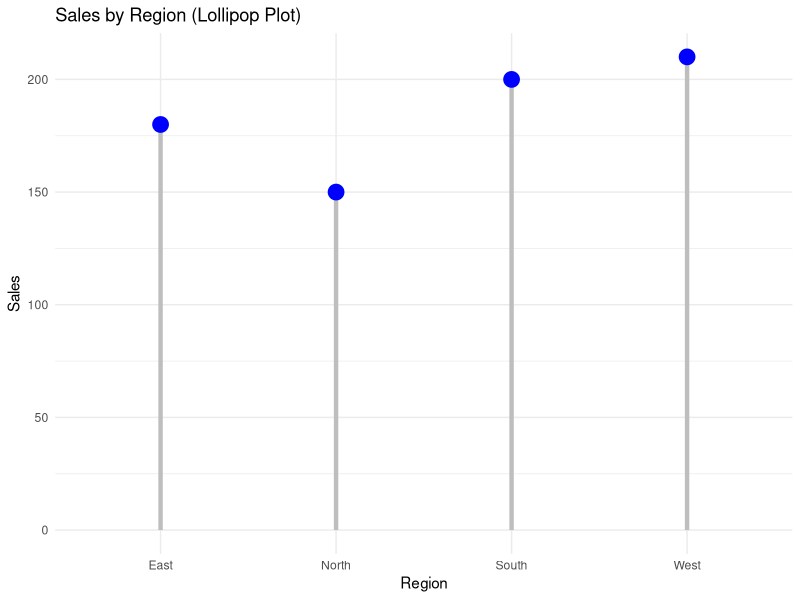

Here is the R script that generated this plot:
# Load required package
library(ggplot2)

# Create data frame
data <- data.frame(
  Region = c("North", "South", "East", "West"),
  Sales = c(150, 200, 180, 210)
)

# Create lollipop plot
ggplot(data, aes(x = Region, y = Sales)) +
  geom_segment(aes(x = Region, xend = Region, y = 0, yend = Sales),
               color = "gray", size = 1.5) +
  geom_point(color = "blue", size = 5) +
  labs(title = "Sales by Region (Lollipop Plot)",
       x = "Region", y = "Sales") +
  theme_minimal()